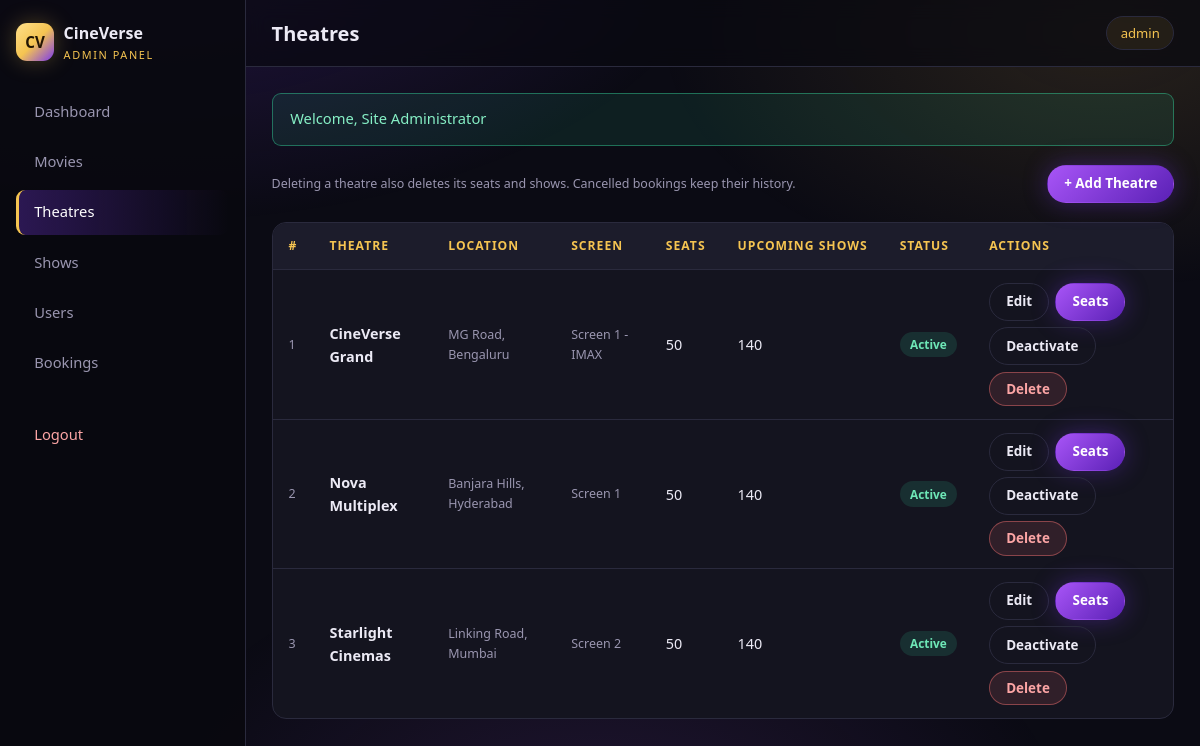
Page /admin/theatres.php (signed in) on the committed database.
### tables this page shows
CREATE TABLE `theatres` (
  `id`         INT AUTO_INCREMENT PRIMARY KEY,
  `name`       VARCHAR(120) NOT NULL,
  `location`   VARCHAR(120) DEFAULT NULL,
  `screen_name` VARCHAR(80) DEFAULT 'Screen 1',
  `is_active`  TINYINT(1) DEFAULT 1,
  `created_at` TIMESTAMP DEFAULT CURRENT_TIMESTAMP
);

### includes/auth.php (called while the page is built, shortened)
<?php
function is_admin_logged_in()
{
    return isset($_SESSION['admin_id']);
}
function current_admin($pdo)
{
    $stmt = $pdo->prepare("SELECT * FROM admins WHERE id = ?");
    $stmt->execute(array($_SESSION['admin_id']));
    return $stmt->fetch() ?: null;
}

### admin/theatres.php (the view, shortened to what this page needs)
<?php
require_once __DIR__ . '/../config/db.php';
require_once __DIR__ . '/../includes/functions.php';
require_once __DIR__ . '/../includes/auth.php';
$stmt = $pdo->query(
    "SELECT t.*,
            (SELECT COUNT(*) FROM seats s WHERE s.theatre_id = t.id) AS seat_count,
            (SELECT COUNT(*) FROM shows sh WHERE sh.theatre_id = t.id AND sh.show_date >= CURDATE()) AS show_count
       FROM theatres t
      ORDER BY t.name"
);
$theatres = $stmt->fetchAll();
$page_title = 'Theatres';
require __DIR__ . '/../includes/admin_header.php';
?>
<div class="toolbar-admin">
  <p class="hint" style="margin:0">
    Deleting a theatre also deletes its seats and shows. Cancelled bookings keep their history.
  </p>
  <a class="btn btn-purple btn-sm" href="<?php echo url('admin/theatre_form.php'); ?>">+ Add Theatre</a>
</div>
<?php if (empty($theatres)): ?>
  <div class="empty-state">
    <div class="big">&#127969;</div>
    <p>No theatres yet. Add one so that shows can be scheduled.</p>
  </div>
<?php else: ?>
  <div class="table-wrap">
    <table>
      <thead>
        <tr>
          <th>#</th>
          <th>Theatre</th>
          <th>Location</th>
          <th>Screen</th>
          <th>Seats</th>
          <th>Upcoming Shows</th>
          <th>Status</th>
          <th>Actions</th>
        </tr>
      </thead>
      <tbody>
        <?php foreach ($theatres as $i => $t): ?>
          <tr>
            <td class="hint"><?php echo $i + 1; ?></td>
            <td><b><?php echo e($t['name']); ?></b></td>
            <td class="hint"><?php echo e($t['location']); ?></td>
            <td class="hint"><?php echo e($t['screen_name']); ?></td>
            <td><?php echo (int) $t['seat_count']; ?></td>
            <td><?php echo (int) $t['show_count']; ?></td>
            <td>
              <span class="status-pill status-<?php echo $t['is_active'] ? 'active' : 'inactive'; ?>">
                <?php echo $t['is_active'] ? 'Active' : 'Inactive'; ?>
              </span>
            </td>
            <td>
              <div class="action-group">
                <a class="btn btn-ghost btn-sm" href="<?php echo url('admin/theatre_form.php?id=' . (int) $t['id']); ?>">Edit</a>
                <a class="btn btn-purple btn-sm" href="<?php echo url('admin/theatre_form.php?id=' . (int) $t['id']); ?>">Seats</a>
                <a class="btn btn-ghost btn-sm" href="<?php echo url('admin/theatres.php?toggle=' . (int) $t['id']); ?>">
                  <?php echo $t['is_active'] ? 'Deactivate' : 'Activate'; ?>
                </a>
                <form method="get" action="<?php echo url('admin/theatres.php'); ?>"
                      data-confirm="Delete &quot;<?php echo e($t['name']); ?>&quot;? This also removes its seats and shows.">
                  <button type="submit" class="btn btn-danger btn-sm">Delete</button>
                </form>
              </div>
            </td>
          </tr>
        <?php endforeach; ?>
      </tbody>
    </table>
  </div>
<?php endif; ?>
<?php require __DIR__ . '/../includes/admin_footer.php'; ?>

### includes/admin_header.php (shortened to what this page needs)
<?php
$page_title = isset($page_title) ? $page_title : 'Admin';
$admin_user = current_admin($pdo);
$current_file = basename($_SERVER['SCRIPT_NAME']);
?>
<!DOCTYPE html>
<html lang="en">
<head>
<link rel="stylesheet" href="<?php echo url('assets/css/style.css'); ?>">
</head>
<body class="admin-body">
<aside class="admin-sidebar" id="adminSidebar">
  <a class="admin-brand" href="<?php echo url('admin/index.php'); ?>">
    <span class="brand-mark">CV</span>
    <span><?php echo e(SITE_NAME); ?><small>Admin Panel</small></span>
  </a>
  <nav class="admin-nav">
    <a class="<?php echo $current_file === 'index.php' ? 'active' : ''; ?>" href="<?php echo url('admin/index.php'); ?>">Dashboard</a>
    <a class="<?php echo in_array($current_file, array('movies.php','movie_form.php')) ? 'active' : ''; ?>" href="<?php echo url('admin/movies.php'); ?>">Movies</a>
    <a class="<?php echo in_array($current_file, array('theatres.php','theatre_form.php')) ? 'active' : ''; ?>" href="<?php echo url('admin/theatres.php'); ?>">Theatres</a>
    <a class="<?php echo in_array($current_file, array('shows.php','show_form.php')) ? 'active' : ''; ?>" href="<?php echo url('admin/shows.php'); ?>">Shows</a>
    <a class="<?php echo $current_file === 'users.php' ? 'active' : ''; ?>" href="<?php echo url('admin/users.php'); ?>">Users</a>
    <a class="<?php echo $current_file === 'bookings.php' ? 'active' : ''; ?>" href="<?php echo url('admin/bookings.php'); ?>">Bookings</a>
    <a class="logout" href="<?php echo url('admin/logout.php'); ?>">Logout</a>
  </nav>
</aside>
<div class="admin-main">
  <header class="admin-topbar">
    <h1><?php echo e($page_title); ?></h1>
    <div class="admin-user">
      <?php echo e($admin_user ? $admin_user['username'] : 'admin'); ?>
    </div>
  </header>
  <div class="admin-content">

### rows in the picture
theatres: name "CineVerse Grand", location "MG Road, Bengaluru", screen_name "Screen 1 - IMAX", seat_count "50", show_count "140", is_active "Active"
theatres: name "Nova Multiplex", location "Banjara Hills, Hyderabad", screen_name "Screen 1", seat_count "50", show_count "140", is_active "Active"
theatres: name "Starlight Cinemas", location "Linking Road, Mumbai", screen_name "Screen 2", seat_count "50", show_count "140", is_active "Active"

### other values in the picture
SITE_NAME "CineVerse"
$page_title "Theatres"
$admin_user ? $admin_user['username'] : 'admin' "admin"
$flash['message'] "Welcome, Site Administrator"
